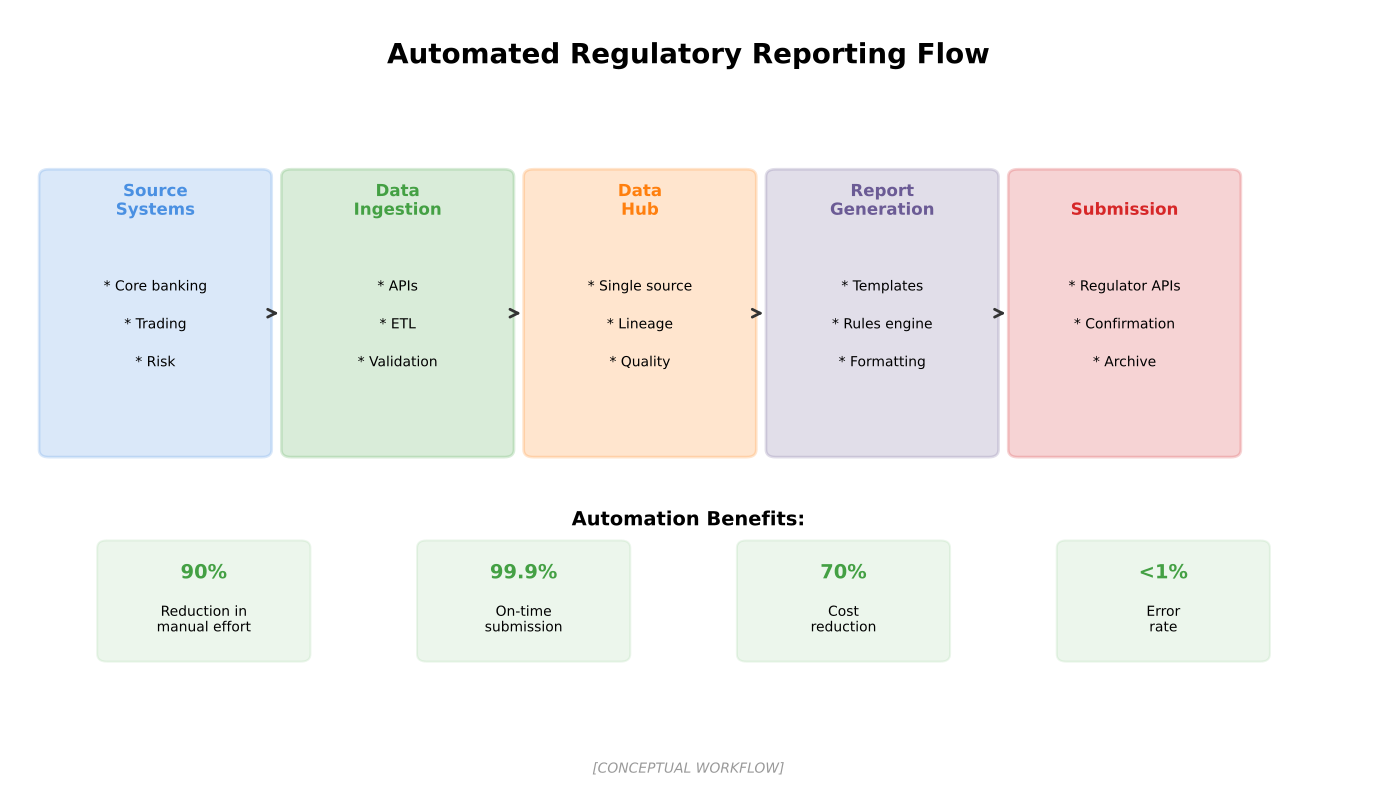

Write Python code to recreate this figure.
"""
Automated Reporting Flow
Shows automated regulatory reporting workflow

Output: automated_reporting_flow.pdf
Module: module_01_fintech
Lesson: 10 - RegTech
"""

from pathlib import Path
import matplotlib.pyplot as plt
import matplotlib.patches as mpatches
import numpy as np

CHART_METADATA = {
    'title': 'Automated Reporting Flow',
    'module': 'module_01_fintech',
    'lesson': 10,
    'url': 'https://github.com/Digital-AI-Finance/digital-finance/tree/main/module_01_fintech/figures/automated_reporting_flow'
}

plt.rcParams.update({
    'font.size': 14,
    'axes.labelsize': 14,
})

def create_chart():
    """Create automated reporting flow diagram"""
    fig, ax = plt.subplots(figsize=(14, 8))
    ax.set_xlim(0, 14)
    ax.set_ylim(0, 10)
    ax.axis('off')

    # Title
    ax.text(7, 9.3, 'Automated Regulatory Reporting Flow', fontsize=20, fontweight='bold', ha='center')

    # Process flow
    steps = [
        {'name': 'Source\nSystems', 'x': 1.5, 'y': 6, 'color': '#4A90E2',
         'items': ['Core banking', 'Trading', 'Risk']},
        {'name': 'Data\nIngestion', 'x': 4, 'y': 6, 'color': '#44A044',
         'items': ['APIs', 'ETL', 'Validation']},
        {'name': 'Data\nHub', 'x': 6.5, 'y': 6, 'color': '#FF7F0E',
         'items': ['Single source', 'Lineage', 'Quality']},
        {'name': 'Report\nGeneration', 'x': 9, 'y': 6, 'color': '#6B5B95',
         'items': ['Templates', 'Rules engine', 'Formatting']},
        {'name': 'Submission', 'x': 11.5, 'y': 6, 'color': '#D62728',
         'items': ['Regulator APIs', 'Confirmation', 'Archive']},
    ]

    for i, step in enumerate(steps):
        box = mpatches.FancyBboxPatch((step['x']-1.1, step['y']-1.8), 2.2, 3.6,
                                       boxstyle='round,pad=0.1',
                                       facecolor=step['color'], alpha=0.2,
                                       edgecolor=step['color'], lw=2)
        ax.add_patch(box)
        ax.text(step['x'], step['y']+1.3, step['name'], ha='center',
               fontsize=12, fontweight='bold', color=step['color'])

        for j, item in enumerate(step['items']):
            ax.text(step['x'], step['y']+0.3-j*0.5, f'* {item}', ha='center', fontsize=10)

        if i < len(steps) - 1:
            ax.annotate('', xy=(steps[i+1]['x']-1.2, 6), xytext=(step['x']+1.2, 6),
                       arrowprops=dict(arrowstyle='->', color='#333333', lw=2))

    # Benefits
    benefits = [
        {'metric': '90%', 'desc': 'Reduction in\nmanual effort'},
        {'metric': '99.9%', 'desc': 'On-time\nsubmission'},
        {'metric': '70%', 'desc': 'Cost\nreduction'},
        {'metric': '<1%', 'desc': 'Error\nrate'},
    ]

    ax.text(7, 3.2, 'Automation Benefits:', fontsize=14, fontweight='bold', ha='center')
    for i, ben in enumerate(benefits):
        x = 2 + i * 3.3
        box = mpatches.FancyBboxPatch((x-1, 1.5), 2, 1.4,
                                       boxstyle='round,pad=0.1',
                                       facecolor='#44A044', alpha=0.1,
                                       edgecolor='#44A044', lw=1.5)
        ax.add_patch(box)
        ax.text(x, 2.5, ben['metric'], ha='center', fontsize=14, fontweight='bold', color='#44A044')
        ax.text(x, 1.8, ben['desc'], ha='center', fontsize=10)

    # Source
    fig.text(0.5, 0.02, '[CONCEPTUAL WORKFLOW]',
            fontsize=10, ha='center', style='italic', color='#999999')

    plt.tight_layout()

    output_path = Path(__file__).parent / 'automated_reporting_flow.pdf'
    plt.savefig(output_path, format='pdf', dpi=300, bbox_inches='tight')
    plt.close()
    print(f"Chart saved to: {output_path}")
    return output_path

if __name__ == '__main__':
    create_chart()
